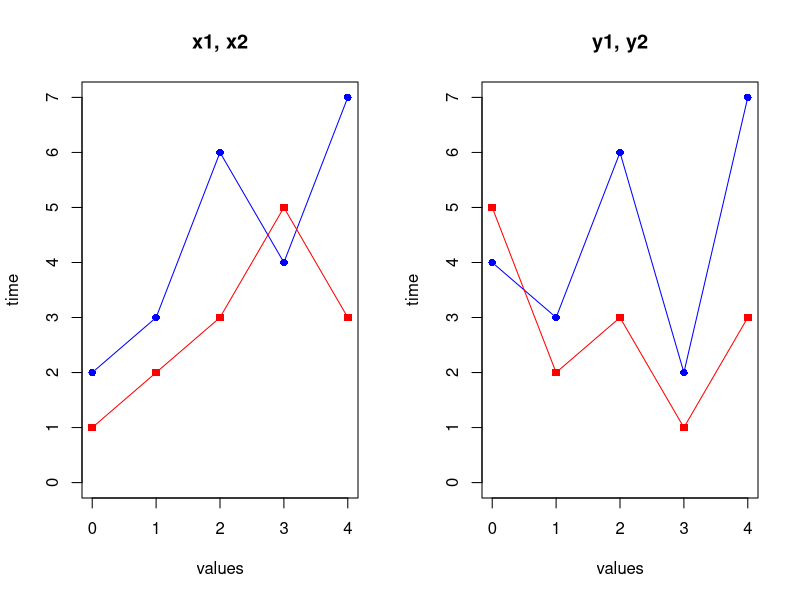

Recreate this plot in R.
##############################################################################################
#
#    YS1 and YR1
#
#    Matthias Koenig
#    2015-07-13
#
#    YS1 and YR1 implementation based on
#   "A modfied correlation coefficient based similarity measure for clustering
#     time-course gene expression data" [Son2007]
#
#     ys1 and yr1 are a weighted score including contributions of classical correlation score and
#     shape of the time course profile, namely the slope between measurements and the minimal
#     and maximal values."
#
##############################################################################################


# Slope between two adjacent measurments
son.slope <- function(x1,x2,t1,t2){
  s = ((x2 - x1) / (t2 - t1))  
}

# Sign of slope
son.L <- function(x1,x2,t1,t2)
  L = sign(son.slope(x1,x2,t1,t2));
end

# Relative count of number of identical slopes between two time courses.
son.fA <- function(a,b,time_pts){
  N = length(a)
  count = 0
  for (i in 1:(N-1)){
    if (son.L(a[i],a[i+1],time_pts[i],time_pts[i+1]) == son.L(b[i],b[i+1],time_pts[i],time_pts[i+1])){
      count = count + 1
    }
  }
  r = count / (N-1)
}

# Adapted Spearman correlation S* (Shifted to the interval [0, 1])
son.fS_star <- function(a,b){
  r = (cor(x=a,y=b, method='spearman') + 1) / 2  
}

# Adapted Pearson correlation R* (Shifted to the interval [0, 1])
son.fR_star <- function(a,b){
  r = (cor(x=a, y=b, method='pearson') + 1) / 2
}

# Compare timepoint of minimal and maximal value.
son.fM = function(a,b){
  # find index of max and min
  idx_max_a = which.max(a)
  idx_max_b = which.max(b)
  idx_min_a = which.min(a)
  idx_min_b = which.min(b)
  
  # compare max and min indices
  if ( (idx_max_a == idx_max_b) && (idx_min_a == idx_min_b) ){
    r = 1.0
  } else if ( (idx_max_a == idx_max_b) || (idx_min_a == idx_min_b) ){
    r = 0.5
  } else if ( (idx_max_a != idx_max_b) && (idx_min_a != idx_min_b) ){
    r = 0.0
  }
  return(r)
}

# ys1
# the time course vectors for factor a and b and the time_pts are required,
# with all 3 vectors having the same length.
ys1 = function(a,b,time_pts, w1=0.50, w2=0.25, w3=0.25, use="all.obs"){
  na.method <- pmatch(use, c("all.obs", "pairwise.complete.obs"))
  if (is.na(na.method)){
    stop("invalid 'use' argument")
  }
  if (any(table(time_pts)>1)){
    stop("time_pts not unique")
  }
  df <- data.frame(a, b, time_pts)
  # handle NAs
  if (identical(use, "pairwise.complete.obs")){
    df <- df[complete.cases(df),]
  }  
  S_star <- son.fS_star(df$a,df$b)
  A <- son.fA(df$a,df$b,df$time_pts)
  M <- son.fM(df$a,df$b)
  value = w1*S_star + w2*A + w3*M
  return( list(value=value, S_star=S_star, A=A, M=M) )
}

# Calculate ys1 matrix for a given data frame.
ys1.df <- function(data, time_pts, w1=0.50, w2=0.25, w3=0.25, use="pairwise.complete.obs"){
  N <- ncol(data)
  value.mat <- matrix(NA, nrow=N, ncol=N)
  colnames(value.mat) <- names(data)
  rownames(value.mat) <- names(data)
  S_star.mat <- value.mat
  A.mat <- value.mat
  M.mat <- value.mat
  
  for (k in 1:N){
    for (i in 1:N){
      # cat(sprintf("[%s, %s]\n", k, i))
      res <- ys1(data[,k], data[,i], time_pts, w1=w1, w2=w2, w3=w3, use=use)
      value.mat[k,i] = res$value
      S_star.mat[k,i] = res$S_star
      A.mat[k,i] = res$A
      M.mat[k,i] = res$M
    }
  }
  return(list(value=value.mat, S_star=S_star.mat, A=A.mat, M=M.mat))
}

# yr1
yr1 = function(a,b,time_pts, w1=0.50, w2=0.25, w3=0.25, use="all.obs"){
  na.method <- pmatch(use, c("all.obs", "pairwise.complete.obs"))
  if (is.na(na.method)){
    stop("invalid 'use' argument")
  }
  df <- data.frame(a, b, time_pts)
  # handle NAs
  if (identical(use, "pairwise.complete.obs")){
    df <- df[complete.cases(df),]
  }  
  R_star <- son.fR_star(df$a,df$b)
  A <- son.fA(df$a,df$b,df$time_pts)
  M <- son.fM(df$a,df$b)
  value = w1*R_star + w2*A + w3*M
  return( list(value=value, R_star=R_star, A=A, M=M) )
}

# Calculate yr1 matrix for given data frame.
yr1.df <- function(data, time_pts, w1=0.50, w2=0.25, w3=0.25, use="pairwise.complete.obs"){
  N <- ncol(data)
  cor.mat <- matrix(NA, nrow=N, ncol=N)
  colnames(cor.mat) <- names(data)
  rownames(cor.mat) <- names(data)
  for (k in 1:N){
    for (i in 1:N){
      # cat(sprintf("[%s, %s]\n", k, i))
      cor.mat[k,i] = yr1(data[,k], data[,i], time_pts, w1=w1, w2=w2, w3=w3, use=use)$value
    }
  }
  return(cor.mat)
}

# -----------------------------------------------------------------------
# Implementation Tests from [Son2008]
# -----------------------------------------------------------------------
time_pts <- seq(0,4)
x1 <- c(2,3,6,4,7)
x2 <- c(1,2,3,5,3)
y1 <- c(4,3,6,2,7)
y2 <- c(5,2,3,1,3)

# plot data
par(mfrow=c(1,2))
plot(time_pts, x1, col="blue", pch=16, type="o", ylim=c(0, max(max(x1), max(x2))),
     main = "x1, x2", xlab="values", ylab="time")
points(time_pts, x2, col="red", pch=15, type="o")

plot(time_pts, y1, col="blue", pch=16, type="o", ylim=c(0, max(max(y1), max(y2))),
     main = "y1, y2", xlab="values", ylab="time")
points(time_pts, y2, col="red", pch=15, type="o")
par(mfrow=c(1,1))

# ys1
test_res <- function(y, y_expected, digits=3){
  stopifnot(round(y, digits=digits) == y_expected)
}

# correlation values
test_res(cor(x=x1,y=x2, method='spearman'), 0.667)
test_res(cor(x=x1,y=x2, method='pearson'),  0.439)
# ys1
test_res(ys1(x1, x2, time_pts, w1=0.25, w2=0.50, w3=0.25)$value, 0.583)
test_res(ys1(y1, y2, time_pts, w1=0.25, w2=0.50, w3=0.25)$value, 0.833)
# yr1
test_res(yr1(x1, x2, time_pts, w1=0.25, w2=0.50, w3=0.25)$value, 0.555)
test_res(yr1(y1, y2, time_pts, w1=0.25, w2=0.50, w3=0.25)$value, 0.805)

rm(test_res, x1, x2, y1, y2, time_pts)
# -----------------------------------------------------------------------